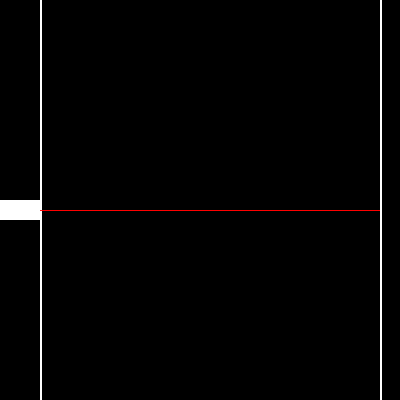
Frame 1 (no input)
Frame 60 (the mouse pressed at the canvas centre just before this capture): identical to frame 1, image omitted
Frame 120 (the mouse held since frame 60 and released just before this capture): identical to frame 1, image omitted

The Processing sketch that drew this single still picture (run headless with seeded random() and noise(); from frame 60 on, the mouse is pressed at the canvas centre):

// Processing sketch: processing_170942
// ── processing_170942.pde

Laser laser = new Laser();

void setup(){
  size(400,400);
  background(0);
  noStroke();
  noSmooth();
  frameRate(30);
}

void draw(){
  background(0);
  fill(255);
  noStroke();
  rect(380,0,2,height);
  rect(40,0,2,height);
  laser.update();
  float x1, x2, y1, y2;
  int bounce = 1;
  x1 = laser.x+40;
  y1 = laser.y + 10;
  x2 = laser.x+40;
  y2 = laser.y + 10;
  while (y1 > 0 && y1 < height && bounce < 15) {
    while (x1 < 380){
      x1 = x1 + 1;
      y1 = y1 - tan(laser.theta);
    }
    stroke(255,0,0, 255 - bounce*15);
    line(x2, y2, x1, y1);
    x2 = x1;
    y2 = y1;    
    while (x2 > 42){
      x2 = x2 - 1;
      y2 = y2 - tan(laser.theta);
    }
    stroke(255,0,0, 255 - (bounce + 1) * 15);
    line(x2, y2, x1, y1);
    x1 = x2;
    y1 = y2;
    bounce += 1;
  }
  stroke(255,0,0);
  //line(laser.x+40, laser.y + 10, x1, y1);
  laser.display();
}
class Laser {
  int x = 0;
  int y = 200;
  float theta = 0;
  
  Laser(){
  }
  
  void update() {
    if (keyPressed && key == CODED){
      switch(keyCode) {
        case UP:
          y -= 3;
          break;
        case DOWN:
          y += 3;
          break;
        case LEFT:
          theta += 0.004;
          break;
        case RIGHT:
          theta -= 0.004;
          break;
      }
    }
  }
  
  void display() {
    fill(255);
    noStroke();
    rect(x,y,40,20);
  }
  
}
